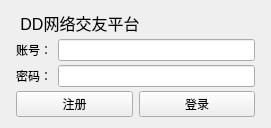
<?xml version="1.0" encoding="UTF-8"?>
<ui version="4.0">
 <class>Widget</class>
 <widget class="QWidget" name="Widget">
  <property name="geometry">
   <rect>
    <x>0</x>
    <y>0</y>
    <width>271</width>
    <height>125</height>
   </rect>
  </property>
  <property name="windowTitle">
   <string>Widget</string>
  </property>
  <layout class="QHBoxLayout" name="horizontalLayout_4">
   <item>
    <layout class="QVBoxLayout" name="verticalLayout" stretch="0,0,0,0">
     <property name="spacing">
      <number>4</number>
     </property>
     <property name="leftMargin">
      <number>5</number>
     </property>
     <property name="topMargin">
      <number>0</number>
     </property>
     <property name="rightMargin">
      <number>5</number>
     </property>
     <property name="bottomMargin">
      <number>0</number>
     </property>
     <item>
      <widget class="QLabel" name="label">
       <property name="font">
        <font>
         <family>Arial</family>
         <pointsize>12</pointsize>
        </font>
       </property>
       <property name="text">
        <string> DD网络交友平台</string>
       </property>
      </widget>
     </item>
     <item>
      <layout class="QHBoxLayout" name="horizontalLayout">
       <item>
        <widget class="QLabel" name="label_2">
         <property name="text">
          <string>账号：</string>
         </property>
        </widget>
       </item>
       <item>
        <widget class="QLineEdit" name="lineEdit"/>
       </item>
      </layout>
     </item>
     <item>
      <layout class="QHBoxLayout" name="horizontalLayout_2">
       <item>
        <widget class="QLabel" name="label_3">
         <property name="text">
          <string>密码：</string>
         </property>
        </widget>
       </item>
       <item>
        <widget class="QLineEdit" name="lineEdit_2">
         <property name="echoMode">
          <enum>QLineEdit::Password</enum>
         </property>
        </widget>
       </item>
      </layout>
     </item>
     <item>
      <layout class="QHBoxLayout" name="horizontalLayout_3">
       <item>
        <widget class="QPushButton" name="pushButton_2">
         <property name="text">
          <string>注册</string>
         </property>
        </widget>
       </item>
       <item>
        <widget class="QPushButton" name="pushButton">
         <property name="text">
          <string>登录</string>
         </property>
        </widget>
       </item>
      </layout>
     </item>
    </layout>
   </item>
  </layout>
 </widget>
 <layoutdefault spacing="6" margin="11"/>
 <resources/>
 <connections/>
</ui>
